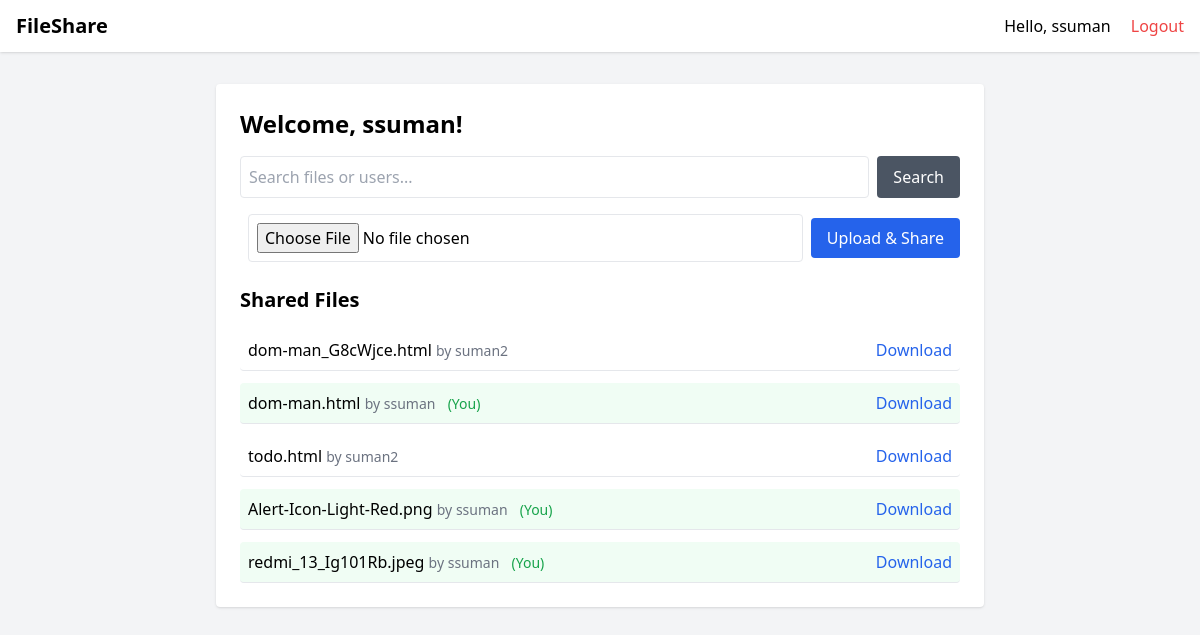
Page /auth/dashboard/ (signed in) on the committed database.
### user/models.py (models this page shows, shortened)
class UserFile(models.Model):
    uploader = models.ForeignKey(User, on_delete=models.CASCADE)  # consistent with views
    file = models.FileField(upload_to='uploads/')
    uploaded_at = models.DateTimeField(auto_now_add=True)

### user/views.py (the view)
# urls.py: path('dashboard/', dashboard, name='dashboard'),
@login_required
def dashboard(request):
    query = request.GET.get('q', '')
    if query:
        files = UserFile.objects.filter(
            Q(file__icontains=query) | Q(uploader__username__icontains=query)
        ).order_by('-uploaded_at')
    else:
        files = UserFile.objects.all().order_by('-uploaded_at')
    if request.method == "POST":
        form = FileUploadForm(request.POST, request.FILES)
        if form.is_valid():
            f = form.save(commit=False)
            f.uploader = request.user  # Make sure your UserFile model has 'uploader' field
            f.save()
            return redirect('dashboard')
    else:
        form = FileUploadForm()
    return render(request, "dashboard.html", {"files": files, "form": form, "query": query})

### user/forms.py
class FileUploadForm(forms.ModelForm):
    class Meta:
        model = UserFile
        fields = ['file']
        widgets = {
            'file': forms.ClearableFileInput(attrs={
                'class': 'w-full border px-3 py-2 rounded',
            })
        }

### templates/dashboard.html (shortened to what this page needs)
{% extends "base.html" %}
{% block content %}
<div class="max-w-4xl mx-auto bg-white p-6 rounded shadow">
    <h1 class="text-2xl font-bold mb-4">Welcome, {{ user.username }}!</h1>
    <form method="GET" class="mb-4 flex space-x-2">
        <input type="text" name="q" value="{{ query }}" placeholder="Search files or users..."
               class="border p-2 rounded flex-1">
        <button type="submit" class="bg-gray-600 text-white px-4 py-2 rounded hover:bg-gray-700">
            Search
        </button>
    </form>
    <div class="mb-6">
        <form method="POST" enctype="multipart/form-data" class="flex items-center space-x-2">
            <input type="file" name="file" class="border p-2 rounded flex-1">
            <button type="submit" class="bg-blue-600 text-white px-4 py-2 rounded hover:bg-blue-700">
                Upload & Share
            </button>
        </form>
    </div>
    <h2 class="text-xl font-semibold mb-4">Shared Files</h2>
    {% if files %}
        <ul class="space-y-3">
            {% for file in files %}
                <li class="flex justify-between items-center border-b py-2
                           {% if file.uploader == user %}bg-green-50{% endif %} px-2 rounded">
                    <div>
                        <span class="font-medium">{{ file.file.name|slice:"8:" }}</span>
                        <span class="text-gray-500 text-sm">by {{ file.uploader.username }}</span>
                        {% if file.uploader == user %}
                            <span class="text-green-600 text-sm ml-2">(You)</span>
                        {% endif %}
                    </div>
                    <a href="{% url 'download_file' file.id %}" class="text-blue-600 hover:underline">
                        Download
                    </a>
                </li>
            {% endfor %}
        </ul>
    {% else %}
        <p class="text-gray-500">No files found.</p>
    {% endif %}
</div>
{% endblock %}

### templates/base.html (shortened to what this page needs)
<!DOCTYPE html>
<html lang="en">
<head>
    <script src="https://cdn.tailwindcss.com"></script>
</head>
<body class="bg-gray-100">
    <nav class="bg-white shadow">
        <div class="max-w-7xl mx-auto px-4 py-3 flex justify-between items-center">
            <a href="{% url 'home' %}" class="text-xl font-semibold">FileShare</a>
            <div>
                {% if user.is_authenticated %}
                    <span class="mr-4">Hello, {{ user.username }}</span>
                    <a href="{% url 'logout' %}"
                       class="text-red-500 hover:underline">Logout</a>
                {% else %}
                    <a href="{% url 'login' %}"
                       class="mr-4 hover:underline">Login</a>
                    <a href="{% url 'register' %}"
                       class="hover:underline">Register</a>
                {% endif %}
            </div>
        </div>
    </nav>
    <div class="max-w-3xl mx-auto mt-8">
        {% block content %}
        {% endblock %}
    </div>
</body>
</html>

### rows in the picture
UserFile: file.name "dom-man_G8cWjce.html", uploader.username "suman2"
UserFile: file.name "dom-man.html", uploader.username "ssuman", shows "(You)"
UserFile: file.name "todo.html", uploader.username "suman2"
UserFile: file.name "Alert-Icon-Light-Red.png", uploader.username "ssuman", shows "(You)"
UserFile: file.name "redmi_13_Ig101Rb.jpeg", uploader.username "ssuman", shows "(You)"

### other values in the picture
{{ user.username }} "ssuman"
